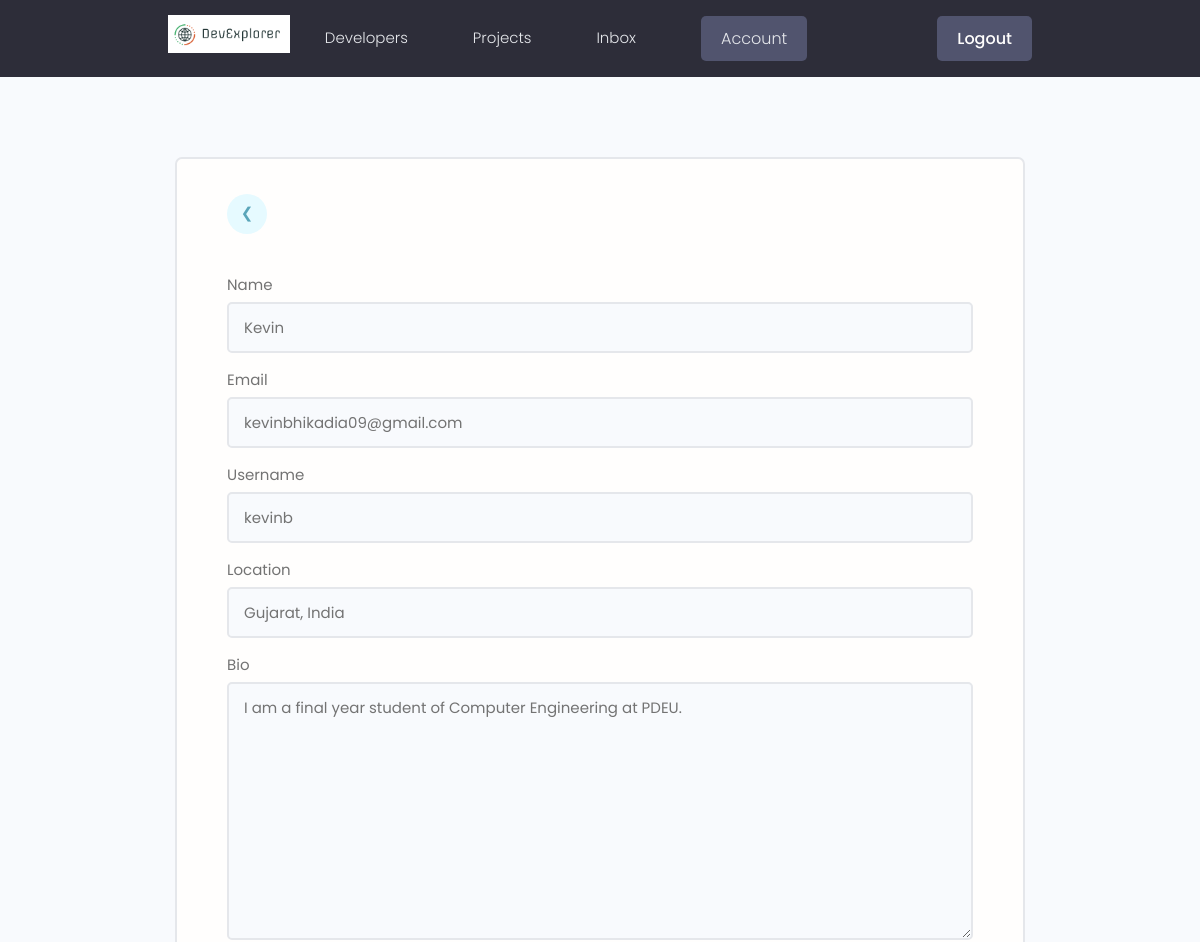
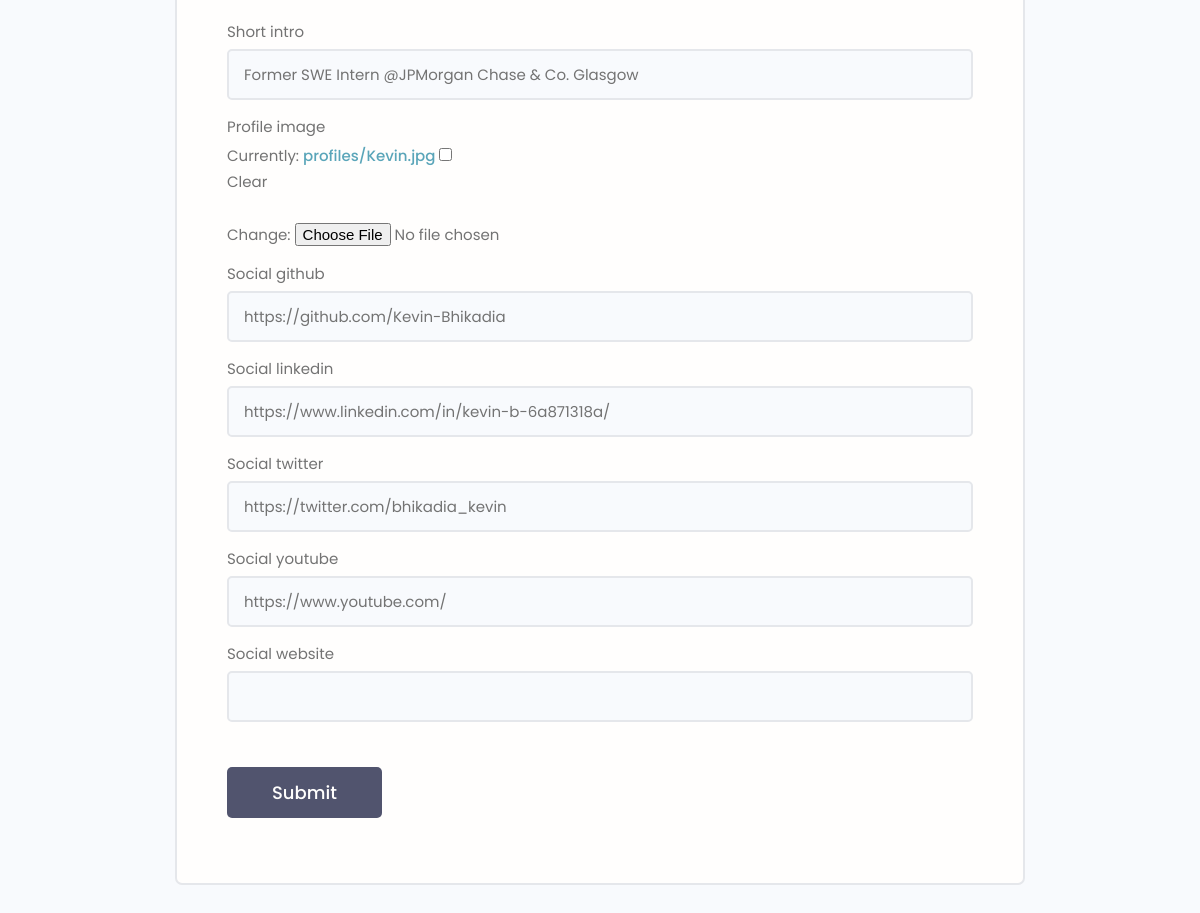
The page /edit-account/ (signed in) on the database its author committed (2 pictures, top to bottom).
### users/models.py (models this page shows, shortened)
class Profile(models.Model):
    user = models.OneToOneField(
        User, on_delete=models.CASCADE, null=True, blank=True)
    name = models.CharField(max_length=200, blank=True, null=True)
    email = models.EmailField(max_length=500, blank=True, null=True)
    username = models.CharField(max_length=200, blank=True, null=True)
    location = models.CharField(max_length=200, blank=True, null=True)
    short_intro = models.CharField(max_length=200, blank=True, null=True)
    bio = models.TextField(blank=True, null=True)
    profile_image = models.ImageField(
        blank=True, null=True, upload_to='profiles/', default='profiles/user-default.png')
    social_github = models.CharField(max_length=200, blank=True, null=True)
    social_twitter = models.CharField(max_length=200, blank=True, null=True)
    social_linkedin = models.CharField(max_length=200, blank=True, null=True)
    social_youtube = models.CharField(max_length=200, blank=True, null=True)
    social_website = models.CharField(max_length=200, blank=True, null=True)
    created = models.DateTimeField(auto_now_add=True)
    id = models.UUIDField(default=uuid.uuid4, unique=True,
                          primary_key=True, editable=False)
    class Meta:
        ordering=['created']

### users/views.py (the view)
# urls.py: path('edit-account/', views.editAccount, name="edit-account"),
@login_required(login_url='login')
def editAccount(request):
    profile = request.user.profile
    form = ProfileForm(instance=profile)
    if request.method == 'POST':
        form = ProfileForm(request.POST, request.FILES, instance=profile)
        if form.is_valid():
            form.save()
            return redirect('account')
    context = {'form': form}
    return render(request, 'users/profile_form.html', context)

### users/forms.py
class ProfileForm(ModelForm):
    class Meta:
        model = Profile
        fields = ['name', 'email', 'username', 'location', 'bio', 'short_intro', 'profile_image',
                  'social_github', 'social_linkedin', 'social_twitter', 'social_youtube', 'social_website']
    def __init__(self, *args, **kwargs):
        super(ProfileForm, self).__init__(*args, **kwargs)
        for name, field in self.fields.items():
            field.widget.attrs.update({'class': 'input'})

### users/templates/users/profile_form.html
{% extends 'main.html' %} {% block content %}
<main class="formPage my-xl">
  <div class="content-box">
    <div class="formWrapper">
      <a class="backButton" href="{% url 'account' %}">&#10094;</a>
      <br />
      <form
        class="form"
        method="POST"
        action="{% url 'edit-account' %}"
        ,
        enctype="multipart/form-data"
      >
        {% csrf_token %} {% for field in form %}
        <div class="form__field">
          <label for="formInput#text">{{field.label}}</label>
          {{field}}
        </div>
        {% endfor %}
        <input
          class="btn btn--sub btn--lg my-md"
          type="submit"
          value="Submit"
        />
      </form>
    </div>
  </div>
</main>
{% endblock %}

### static/styles/app.css (style rules this page uses)
:root { --color-sub: #2d2d39; }
.btn--sub { background-color: var(--color-sub-light); }
.content-box { width: 95%; max-width: 85rem; margin: 0 auto; }
.backButton { background: var(--color-main-light); color: var(--color-main); width: 4rem; height: 4rem; display: flex; align-items: center; justify-content: center; border-radius: 50%; }
.formPage .formWrapper { list-style: none; background: var(--color-white); padding: 3.5rem 5rem; border: 2px solid var(--color-light); border-radius: 0.7rem; }

### static/uikit/styles/modules/_variables.css (style rules this page uses)
:root { --color-main: #5aa5b9; --color-main-light: #e6faff; --color-sub: #3f4156; --color-sub-light: #51546e; --color-sub-lighter: #ededfd; --color-text: #737373; --color-gray: #8b8b8b; --color-light: #e5e7eb; --color-light-gray: #767676; --color-bg: #f8fafd; --color-white: #fffefd; --color-white-light: #f3f3f3; --color-success: #359e64; --color-success-bg: #def8e8; --color-error: #fc4b0b; --color-error-bg: #fff2ee; --font-base: 'Poppins', arial, helvetica, 'Segoe UI', roboto, ubuntu, sans-serif; --font-monospace: 'Fira Code', 'Courier New', courier, monospace; --font-regular: 300; --font-medium: 500; --font-bold: 700; --generic-shadow: 1px 1px 5px #00000010; --generic-transition: all 0.3s ease-in-out; }

### static/uikit/styles/modules/_base.css (style rules this page uses)
* { margin: 0; padding: 0; box-sizing: border-box; text-rendering: optimizeLegibility; color: inherit; font-size: inherit; }
html { font-size: 50%; }
@media only screen and (min-width: 480px) { html { font-size: 56.25%; } }
@media only screen and (min-width: 1200px) { html { font-size: 62.5%; } }
body { line-height: 1.6; font-weight: 400; font-size: 1.5rem; color: var(--color-text); background-color: var(--color-bg); min-height: 100vh; }

### static/uikit/styles/modules/_typography.css (style rules this page uses)
* { font-family: var(--font-base); }
a { padding-bottom: 2px; text-decoration: none; display: inline-block; color: var(--color-main); font-weight: var(--font-medium); }

### static/uikit/styles/modules/_utilities.css (style rules this page uses)
.my-md { margin: 3rem auto; }
.my-xl { margin: 8rem auto; }

### static/uikit/styles/modules/_button.css (style rules this page uses)
.btn { display: inline-block; position: relative; cursor: pointer; background-color: var(--color-light); font-weight: var(--font-medium); color: var(--color-sub); text-decoration: none; padding: 1rem 2rem; border-radius: 0.5rem; border: none; width: -webkit-fit-content; width: -moz-fit-content; width: fit-content; height: -webkit-fit-content; height: -moz-fit-content; height: fit-content; font-size: 1.6rem; outline-width: 0; outline-color: transparent; -webkit-backface-visibility: hidden; backface-visibility: hidden; transition: all 0.3s ease-in-out; }
.btn--sub { background-color: var(--color-sub); color: var(--color-white); }
.btn--lg { font-size: 1.8rem; padding: 1.2rem 4.5rem; }

### static/uikit/styles/modules/_form.css (style rules this page uses)
.form { display: block; }
.form__field { margin-top: 1.5rem; margin-bottom: 1.5rem; }
.form__label, .form__field > label { display: block; margin-bottom: 0.5rem; color: var(--color-text); }
input.input[type='text'], input.input[type='email'], input.input[type='password'], input.input[type='number'], select.input, textarea.input { min-width: 24rem; width: 100%; padding: 1.2rem 1.5rem; border-radius: 0.5rem; border: 2px solid var(--color-light); transition: all 0.3s ease-in-out; background-color: var(--color-bg); }

### rows shown on the page
Profile: form "Kevin" "kevinbhikadia09@gmail.com" "kevinb" "Gujarat, India" "I am a final year student of Computer Engineering at PDEU." "Former SWE Intern @JPMorgan Chase & Co. Glasgow" "https://github.com/Kevin-Bhikadia" "https://www.linkedin.com/in/kevin-b-6a871318a/" "https://twitter.com/bhikadia_kevin" "https://www.youtube.com/"

### other values the page prints
{{ field.label }} "Name" "Email" "Username" "Location" "Bio" "Short intro" "Profile image" "Social github" "Social linkedin" "Social twitter" "Social youtube" "Social website"
